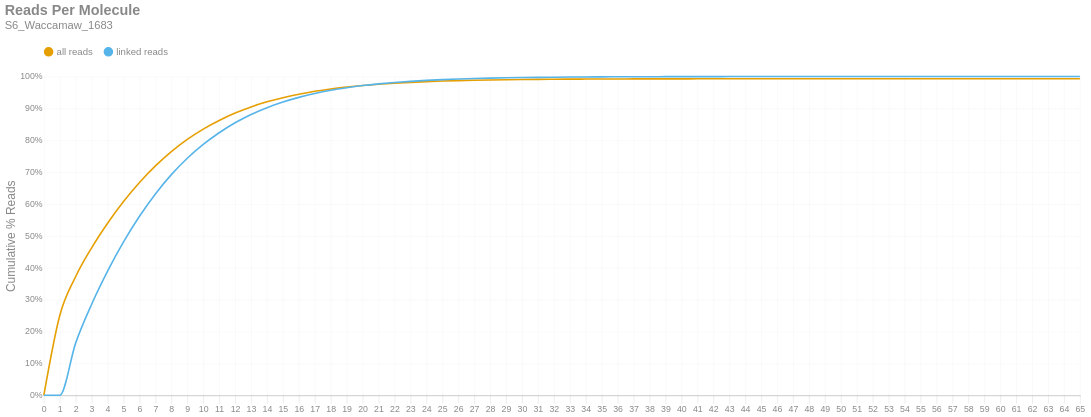

Notebook code for this chart:
### Markdown cell above
### Reads per Molecule
This chart shows the cumulative distribution of the number of reads per linked molecule. That is, how many alignments are associated with a unique molecule. This excludes the number of reads associated with invalid or absent linked-read barcodes. The `linked` histogram is the percentages recalculated when disregarding singletons.

### Code cell
if SKIPLR:
    print_html(f"Skipped")
else:
    counts = np.bincount(valids['reads'].cast(pl.Int64).to_numpy())
    weighted = counts * np.arange(len(counts))
    all_perc = weighted / n_reads
    linked_perc = weighted / n_linked_reads
    linked_perc[1] = 0
    binned_df = pl.DataFrame({
        'readsper': list(range(len(counts))),
        'all reads (cumsum)': np.cumsum(all_perc).tolist(),
        'linked reads (cumsum)': np.cumsum(linked_perc).tolist(),
    })

    with SafeRender(binned_df):
        (
            density_plot(binned_df, 'Reads Per Molecule', samplename, 'readspmol')
            .encode(
                x=alt.X('readsper:O', title=None).axis(labelAngle=0).scale(padding=0),
                y=alt.Y('value:Q', title='Cumulative % Reads').axis(format='%').stack(False),
                color=alt.Color("key:N").scale(domain=["all reads", "linked reads"]),
                tooltip=[
                    alt.Tooltip("key:N", title="Data Type"),
                    alt.Tooltip("readsper:O", title="Reads Per Molecule"),
                    alt.Tooltip("value:Q", format=".2%", title="% Reads (Cum.)")
                ]            
            )
        ).display()

### Figure 1 — Vega-Lite specification as saved in the notebook (floating-point values rounded to 4 significant figures)
{"width": "container", "height": 400, "config": {"title": {"anchor": "start", "dy": -15, "fontSize": 18, "color": "#888888", "subtitleColor": "#888888", "subtitleFontSize": 14}, "arc": {"fill": "#0072B2"}, "axis": {"domainColor": "#888888", "domainWidth": 0.5, "gridWidth": 0.2, "grid": false, "titleFontWeight": 400, "titleFontSize": 15, "labelFontSize": 11, "labelColor": "#888888", "tickColor": "#888888", "tickWidth": 0.2, "titleColor": "#888888"}, "axisBand": {"grid": false}, "axisX": {"grid": true, "tickSize": 10, "domainCap": "round"}, "axisY": {"domain": false, "grid": true, "tickSize": 0, "domainCap": "round"}, "background": "transparent", "header": {"labelFontSize": 15, "labelColor": "#888888", "titleFontSize": 15, "titleFontWeight": 600, "titleColor": "#888888"}, "legend": {"labelFont": "sans-serif", "labelFontSize": 12, "labelColor": "#888888", "symbolSize": 100, "symbolType": "circle", "titleFontSize": 12, "titlePadding": 10, "titleColor": "#888888", "title": null, "orient": "top"}, "range": {"category": ["#E69F00", "#56B4E9", "#009E73", "#F0E442", "#0072B2", "#D55E00", "#CC79A7", "#000000"], "diverging": ["#cfe8f3", "#a2d4ec", "#73bfe2", "#46abdb", "#1696d2", "#12719e"]}, "area": {"fill": "#0072B2", "fillOpacity": 0.7, "line": true, "strokeOpacity": 0.7}, "line": {"color": "#0072B2", "stroke": "#0072B2", "strokeWidth": 2}, "trail": {"color": "#0072B2", "stroke": "#0072B2", "strokeWidth": 0, "size": 1}, "point": {"filled": true, "fillOpacity": 1.0, "size": 95}, "text": {"color": "#888888", "fontSize": 11, "align": "right", "fontWeight": 400, "size": 11}, "bar": {"fill": "#0072B2", "stroke": null}, "view": {"stroke": null, "continuousWidth": 660, "continuousHeight": 400}}, "data": {"name": "data-fc5d7bf1ade705ba6d09d40640f04446"}, "mark": {"type": "line", "interpolate": "monotone", "point": {"opacity": 0, "size": 275}}, "encoding": {"color": {"field": "key", "scale": {"domain": ["all reads", "linked reads"]}, "type": "nominal"}, "tooltip": [{"field": "key", "title": "Data Type", "type": "nominal"}, {"field": "readsper", "title": "Reads Per Molecule", "type": "ordinal"}, {"field": "value", "format": ".2%", "title": "% Reads (Cum.)", "type": "quantitative"}], "x": {"axis": {"labelAngle": 0}, "field": "readsper", "scale": {"padding": 0}, "title": null, "type": "ordinal"}, "y": {"axis": {"format": "%"}, "field": "value", "stack": false, "title": "Cumulative % Reads", "type": "quantitative"}}, "params": [{"name": "param_c36ac31b6afebe62", "select": {"type": "point", "fields": ["key"]}, "bind": "legend"}], "title": {"text": "Reads Per Molecule", "subtitle": "S6_Waccamaw_1683"}, "transform": [{"fold": ["all reads (cumsum)", "linked reads (cumsum)"]}, {"calculate": "replace(datum.key, ' (cumsum)', '')", "as": "key"}, {"filter": {"param": "param_c36ac31b6afebe62"}}], "usermeta": {"embedOptions": {"downloadFileName": "S6_Waccamaw_1683.readspmol"}}, "$schema": "https://vega.github.io/schema/vega-lite/v6.1.0.json", "datasets": {"data-fc5d7bf1ade705ba6d09d40640f04446": [{"readsper": 0, "all reads (cumsum)": 0.0, "linked reads (cumsum)": 0.0}, {"readsper": 1, "all reads (cumsum)": 0.2506, "linked reads (cumsum)": 0.0}, {"readsper": 2, "all reads (cumsum)": 0.3727, "linked reads (cumsum)": 0.1645}, {"readsper": 3, "all reads (cumsum)": 0.4627, "linked reads (cumsum)": 0.2857}, {"readsper": 4, "all reads (cumsum)": 0.5398, "linked reads (cumsum)": 0.3896}, {"readsper": 5, "all reads (cumsum)": 0.6079, "linked reads (cumsum)": 0.4813}, {"readsper": 6, "all reads (cumsum)": 0.6676, "linked reads (cumsum)": 0.5617}, {"readsper": 7, "all reads (cumsum)": 0.7196, "linked reads (cumsum)": 0.6318}, {"readsper": 8, "all reads (cumsum)": 0.7645, "linked reads (cumsum)": 0.6922}, {"readsper": 9, "all reads (cumsum)": 0.8027, "linked reads (cumsum)": 0.7437}, {"readsper": 10, "all reads (cumsum)": 0.835, "linked reads (cumsum)": 0.7872}, {"readsper": 11, "all reads (cumsum)": 0.8621, "linked reads (cumsum)": 0.8237}, {"readsper": 12, "all reads (cumsum)": 0.8854, "linked reads (cumsum)": 0.855}, {"readsper": 13, "all reads (cumsum)": 0.9046, "linked reads (cumsum)": 0.881}, {"readsper": 14, "all reads (cumsum)": 0.9205, "linked reads (cumsum)": 0.9024}, {"readsper": 15, "all reads (cumsum)": 0.9335, "linked reads (cumsum)": 0.9199}, {"readsper": 16, "all reads (cumsum)": 0.9444, "linked reads (cumsum)": 0.9346}, {"readsper": 17, "all reads (cumsum)": 0.9536, "linked reads (cumsum)": 0.9469}, {"readsper": 18, "all reads (cumsum)": 0.961, "linked reads (cumsum)": 0.957}, {"readsper": 19, "all reads (cumsum)": 0.9669, "linked reads (cumsum)": 0.9649}, {"readsper": 20, "all reads (cumsum)": 0.9719, "linked reads (cumsum)": 0.9716}, {"readsper": 21, "all reads (cumsum)": 0.9758, "linked reads (cumsum)": 0.9769}, {"readsper": 22, "all reads (cumsum)": 0.9791, "linked reads (cumsum)": 0.9813}, {"readsper": 23, "all reads (cumsum)": 0.9817, "linked reads (cumsum)": 0.9848}, {"readsper": 24, "all reads (cumsum)": 0.9839, "linked reads (cumsum)": 0.9877}, {"readsper": 25, "all reads (cumsum)": 0.9857, "linked reads (cumsum)": 0.9902}, {"readsper": 26, "all reads (cumsum)": 0.9872, "linked reads (cumsum)": 0.9922}, {"readsper": 27, "all reads (cumsum)": 0.9884, "linked reads (cumsum)": 0.9938}, {"readsper": 28, "all reads (cumsum)": 0.9892, "linked reads (cumsum)": 0.995}, {"readsper": 29, "all reads (cumsum)": 0.9899, "linked reads (cumsum)": 0.9959}, {"readsper": 30, "all reads (cumsum)": 0.9905, "linked reads (cumsum)": 0.9967}, {"readsper": 31, "all reads (cumsum)": 0.991, "linked reads (cumsum)": 0.9974}, {"readsper": 32, "all reads (cumsum)": 0.9914, "linked reads (cumsum)": 0.9979}, {"readsper": 33, "all reads (cumsum)": 0.9917, "linked reads (cumsum)": 0.9983}, {"readsper": 34, "all reads (cumsum)": 0.992, "linked reads (cumsum)": 0.9987}, {"readsper": 35, "all reads (cumsum)": 0.9922, "linked reads (cumsum)": 0.9989}, {"readsper": 36, "all reads (cumsum)": 0.9923, "linked reads (cumsum)": 0.9991}, {"readsper": 37, "all reads (cumsum)": 0.9925, "linked reads (cumsum)": 0.9993}, {"readsper": 38, "all reads (cumsum)": 0.9926, "linked reads (cumsum)": 0.9994}, {"readsper": 39, "all reads (cumsum)": 0.9926, "linked reads (cumsum)": 0.9995}, {"readsper": 40, "all reads (cumsum)": 0.9927, "linked reads (cumsum)": 0.9996}, {"readsper": 41, "all reads (cumsum)": 0.9928, "linked reads (cumsum)": 0.9997}, {"readsper": 42, "all reads (cumsum)": 0.9928, "linked reads (cumsum)": 0.9998}, {"readsper": 43, "all reads (cumsum)": 0.9928, "linked reads (cumsum)": 0.9998}, {"readsper": 44, "all reads (cumsum)": 0.9929, "linked reads (cumsum)": 0.9999}, {"readsper": 45, "all reads (cumsum)": 0.9929, "linked reads (cumsum)": 0.9999}, {"readsper": 46, "all reads (cumsum)": 0.9929, "linked reads (cumsum)": 0.9999}, {"readsper": 47, "all reads (cumsum)": 0.9929, "linked reads (cumsum)": 0.9999}, {"readsper": 48, "all reads (cumsum)": 0.9929, "linked reads (cumsum)": 0.9999}, {"readsper": 49, "all reads (cumsum)": 0.9929, "linked reads (cumsum)": 1.0}, {"readsper": 50, "all reads (cumsum)": 0.993, "linked reads (cumsum)": 1.0}, {"readsper": 51, "all reads (cumsum)": 0.993, "linked reads (cumsum)": 1.0}, {"readsper": 52, "all reads (cumsum)": 0.993, "linked reads (cumsum)": 1.0}, {"readsper": 53, "all reads (cumsum)": 0.993, "linked reads (cumsum)": 1.0}, {"readsper": 54, "all reads (cumsum)": 0.993, "linked reads (cumsum)": 1.0}, {"readsper": 55, "all reads (cumsum)": 0.993, "linked reads (cumsum)": 1.0}, {"readsper": 56, "all reads (cumsum)": 0.993, "linked reads (cumsum)": 1.0}, {"readsper": 57, "all reads (cumsum)": 0.993, "linked reads (cumsum)": 1.0}, {"readsper": 58, "all reads (cumsum)": 0.993, "linked reads (cumsum)": 1.0}, {"readsper": 59, "all reads (cumsum)": 0.993, "linked reads (cumsum)": 1.0}, {"readsper": 60, "all reads (cumsum)": 0.993, "linked reads (cumsum)": 1.0}, {"readsper": 61, "all reads (cumsum)": 0.993, "linked reads (cumsum)": 1.0}, {"readsper": 62, "all reads (cumsum)": 0.993, "linked reads (cumsum)": 1.0}, {"readsper": 63, "all reads (cumsum)": 0.993, "linked reads (cumsum)": 1.0}, {"readsper": 64, "all reads (cumsum)": 0.993, "linked reads (cumsum)": 1.0}, {"readsper": 65, "all reads (cumsum)": 0.993, "linked reads (cumsum)": 1.0}]}}
